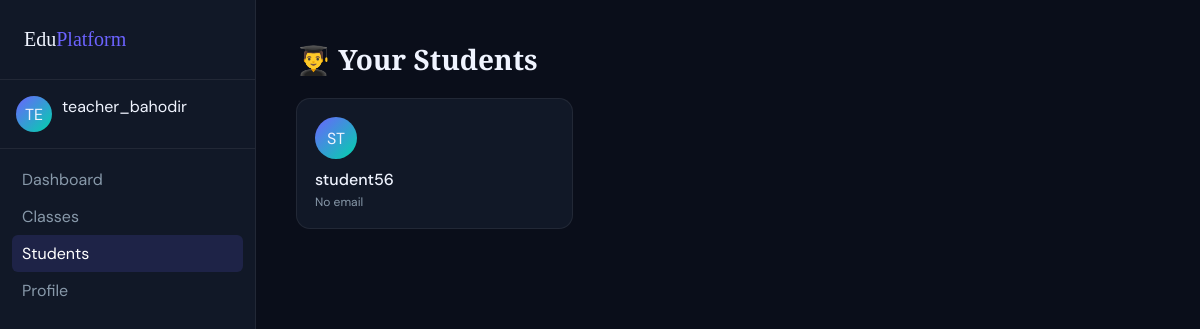
The app's page /teacher/students/ (signed in), older data.
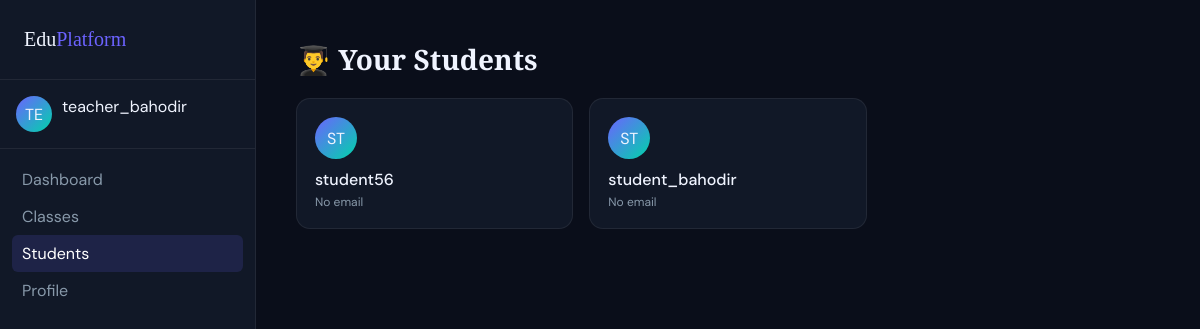
The same page, newer data.
### student/models.py (models this page shows, shortened)
class Student(models.Model):
    user = models.OneToOneField(settings.AUTH_USER_MODEL, on_delete=models.CASCADE)

### accounts/models.py (models this page shows)
class User(AbstractUser):
    ROLE_CHOICE= (
        ('student', 'Student'),
        ('teacher', 'Teacher')
    )
    role =models.CharField(max_length = 10, choices= ROLE_CHOICE)

### teacher/views.py (the view)
# urls.py: path('students/', views.teacher_students, name='students'),
def teacher_students(request):
    if not request.user.is_authenticated:
        return redirect('accounts:login')
    elif request.user.role != 'teacher':
        return redirect('accounts:login')
    teacher = request.user.teacher
    students = Student.objects.filter(
        memberships__class_obj__teacher=teacher
    ).distinct()
    return render(request, 'teacher/students.html', {'students':students})

### teacher/templates/teacher/students.html (shortened to what this page needs)
<!DOCTYPE html>
<html lang="en">
<head>
</head>
<body>
<aside class="sidebar">
  <div class="sidebar-logo">
    <div class="logo-text">Edu<span>Platform</span></div>
  </div>
  <div class="sidebar-user">
    <div class="avatar">{{ user.username|slice:":2"|upper }}</div>
    <div>{{ user.username }}</div>
  </div>
  <nav class="sidebar-nav">
    <a href="{% url 'teacher:dashboard' %}" class="nav-item">Dashboard</a>
    <a href="{% url 'teacher:allclasses' %}" class="nav-item">Classes</a>
    <a href="{% url 'teacher:students' %}" class="nav-item active">Students</a>
    <a href="{% url 'teacher:profile' %}" class="nav-item">Profile</a>
  </nav>
</aside>
<main class="main">
  <h1 class="page-title">👨‍🎓 Your Students</h1>
  <div class="students-grid">
    {% for s in students %}
      <div class="student-card">
        <div class="student-avatar">
          {{ s.user.username|slice:":2"|upper }}
        </div>
        <div class="student-name">{{ s.user.username }}</div>
        <div class="student-meta">{{ s.user.email|default:"No email" }}</div>
      </div>
    {% empty %}
      <p>No students yet</p>
    {% endfor %}
  </div>
</main>
</body>
</html>

Row changes from the older to the newer data that the page shows:
added Student: user.username "ST", user.username "student_bahodir", user.email "No email"
